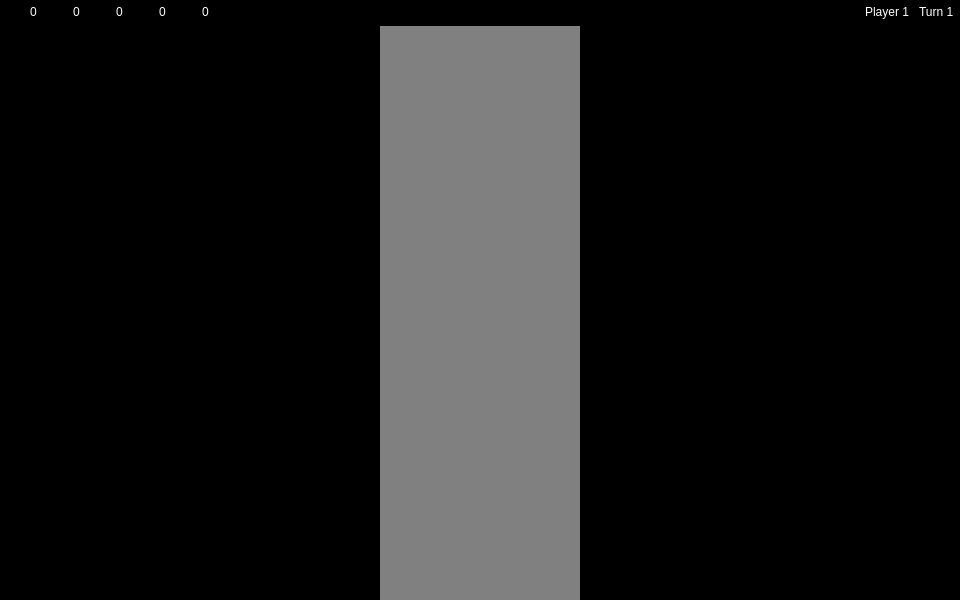
<?xml version="1.0" encoding="UTF-8"?>
<ui version="4.0">
 <class>MapWindow</class>
 <widget class="QMainWindow" name="MapWindow">
  <property name="geometry">
   <rect>
    <x>0</x>
    <y>0</y>
    <width>960</width>
    <height>600</height>
   </rect>
  </property>
  <property name="sizePolicy">
   <sizepolicy hsizetype="Preferred" vsizetype="Preferred">
    <horstretch>0</horstretch>
    <verstretch>0</verstretch>
   </sizepolicy>
  </property>
  <property name="windowTitle">
   <string>MainWindow</string>
  </property>
  <property name="styleSheet">
   <string notr="true">background-color: rgb(0, 0, 0);</string>
  </property>
  <widget class="QWidget" name="centralwidget">
   <property name="styleSheet">
    <string notr="true">padding: 0 0 0 0;
margin: 0 0 0 0;
background-color: 0x00;</string>
   </property>
   <layout class="QGridLayout" name="gridLayout">
    <property name="leftMargin">
     <number>0</number>
    </property>
    <property name="topMargin">
     <number>0</number>
    </property>
    <property name="rightMargin">
     <number>0</number>
    </property>
    <property name="bottomMargin">
     <number>0</number>
    </property>
    <property name="spacing">
     <number>0</number>
    </property>
    <item row="1" column="0">
     <layout class="QVBoxLayout" name="verticalLayout">
      <item>
       <layout class="QHBoxLayout" name="horizontalLayout_2">
        <property name="spacing">
         <number>0</number>
        </property>
        <item>
         <widget class="QTextBrowser" name="textBrowser">
          <property name="enabled">
           <bool>true</bool>
          </property>
          <property name="minimumSize">
           <size>
            <width>200</width>
            <height>0</height>
           </size>
          </property>
          <property name="maximumSize">
           <size>
            <width>200</width>
            <height>16777215</height>
           </size>
          </property>
          <property name="styleSheet">
           <string notr="true">background-color: rgb(128, 128, 128);
</string>
          </property>
          <property name="frameShape">
           <enum>QFrame::NoFrame</enum>
          </property>
          <property name="lineWidth">
           <number>0</number>
          </property>
          <property name="verticalScrollBarPolicy">
           <enum>Qt::ScrollBarAlwaysOff</enum>
          </property>
          <property name="horizontalScrollBarPolicy">
           <enum>Qt::ScrollBarAlwaysOff</enum>
          </property>
         </widget>
        </item>
       </layout>
      </item>
     </layout>
    </item>
    <item row="0" column="0">
     <layout class="QHBoxLayout" name="horizontalLayout_3" stretch="0,0,0,0,0,0,0,0,0,0,0,0,0">
      <property name="spacing">
       <number>10</number>
      </property>
      <property name="sizeConstraint">
       <enum>QLayout::SetDefaultConstraint</enum>
      </property>
      <property name="leftMargin">
       <number>4</number>
      </property>
      <property name="topMargin">
       <number>2</number>
      </property>
      <property name="rightMargin">
       <number>6</number>
      </property>
      <property name="bottomMargin">
       <number>4</number>
      </property>
      <item>
       <widget class="QLabel" name="gold_icon">
        <property name="minimumSize">
         <size>
          <width>16</width>
          <height>16</height>
         </size>
        </property>
        <property name="maximumSize">
         <size>
          <width>16</width>
          <height>16</height>
         </size>
        </property>
        <property name="text">
         <string/>
        </property>
        <property name="textFormat">
         <enum>Qt::AutoText</enum>
        </property>
        <property name="pixmap">
         <pixmap resource="resources.qrc">:/images/gold.png</pixmap>
        </property>
       </widget>
      </item>
      <item>
       <widget class="QLabel" name="gold_label">
        <property name="sizePolicy">
         <sizepolicy hsizetype="Preferred" vsizetype="Preferred">
          <horstretch>0</horstretch>
          <verstretch>0</verstretch>
         </sizepolicy>
        </property>
        <property name="minimumSize">
         <size>
          <width>0</width>
          <height>16</height>
         </size>
        </property>
        <property name="maximumSize">
         <size>
          <width>200</width>
          <height>16</height>
         </size>
        </property>
        <property name="styleSheet">
         <string notr="true">color: rgb(255, 255, 255);</string>
        </property>
        <property name="text">
         <string>0</string>
        </property>
       </widget>
      </item>
      <item>
       <widget class="QLabel" name="food_icon">
        <property name="minimumSize">
         <size>
          <width>16</width>
          <height>16</height>
         </size>
        </property>
        <property name="maximumSize">
         <size>
          <width>16</width>
          <height>16</height>
         </size>
        </property>
        <property name="text">
         <string/>
        </property>
        <property name="pixmap">
         <pixmap resource="resources.qrc">:/images/food.png</pixmap>
        </property>
       </widget>
      </item>
      <item>
       <widget class="QLabel" name="food_label">
        <property name="minimumSize">
         <size>
          <width>0</width>
          <height>16</height>
         </size>
        </property>
        <property name="maximumSize">
         <size>
          <width>200</width>
          <height>16</height>
         </size>
        </property>
        <property name="styleSheet">
         <string notr="true">color: rgb(255, 255, 255);</string>
        </property>
        <property name="text">
         <string>0</string>
        </property>
       </widget>
      </item>
      <item>
       <widget class="QLabel" name="wood_icon">
        <property name="minimumSize">
         <size>
          <width>16</width>
          <height>16</height>
         </size>
        </property>
        <property name="maximumSize">
         <size>
          <width>16</width>
          <height>16</height>
         </size>
        </property>
        <property name="text">
         <string/>
        </property>
        <property name="pixmap">
         <pixmap resource="resources.qrc">:/images/wood.png</pixmap>
        </property>
       </widget>
      </item>
      <item>
       <widget class="QLabel" name="wood_label">
        <property name="minimumSize">
         <size>
          <width>0</width>
          <height>16</height>
         </size>
        </property>
        <property name="maximumSize">
         <size>
          <width>200</width>
          <height>16</height>
         </size>
        </property>
        <property name="styleSheet">
         <string notr="true">color: rgb(255, 255, 255);</string>
        </property>
        <property name="text">
         <string>0</string>
        </property>
       </widget>
      </item>
      <item>
       <widget class="QLabel" name="stone_icon">
        <property name="minimumSize">
         <size>
          <width>16</width>
          <height>16</height>
         </size>
        </property>
        <property name="maximumSize">
         <size>
          <width>16</width>
          <height>16</height>
         </size>
        </property>
        <property name="text">
         <string/>
        </property>
        <property name="pixmap">
         <pixmap resource="resources.qrc">:/images/stone.png</pixmap>
        </property>
       </widget>
      </item>
      <item>
       <widget class="QLabel" name="stone_label">
        <property name="minimumSize">
         <size>
          <width>0</width>
          <height>16</height>
         </size>
        </property>
        <property name="maximumSize">
         <size>
          <width>200</width>
          <height>16</height>
         </size>
        </property>
        <property name="styleSheet">
         <string notr="true">color: rgb(255, 255, 255);</string>
        </property>
        <property name="text">
         <string>0</string>
        </property>
       </widget>
      </item>
      <item>
       <widget class="QLabel" name="ore_icon">
        <property name="minimumSize">
         <size>
          <width>16</width>
          <height>16</height>
         </size>
        </property>
        <property name="maximumSize">
         <size>
          <width>16</width>
          <height>16</height>
         </size>
        </property>
        <property name="text">
         <string/>
        </property>
        <property name="pixmap">
         <pixmap resource="resources.qrc">:/images/ore.png</pixmap>
        </property>
       </widget>
      </item>
      <item>
       <widget class="QLabel" name="ore_label">
        <property name="minimumSize">
         <size>
          <width>0</width>
          <height>16</height>
         </size>
        </property>
        <property name="maximumSize">
         <size>
          <width>200</width>
          <height>16</height>
         </size>
        </property>
        <property name="styleSheet">
         <string notr="true">color: rgb(255, 255, 255);</string>
        </property>
        <property name="text">
         <string>0</string>
        </property>
       </widget>
      </item>
      <item>
       <spacer name="horizontalSpacer">
        <property name="orientation">
         <enum>Qt::Horizontal</enum>
        </property>
        <property name="sizeHint" stdset="0">
         <size>
          <width>40</width>
          <height>20</height>
         </size>
        </property>
       </spacer>
      </item>
      <item>
       <widget class="QLabel" name="player_label">
        <property name="styleSheet">
         <string notr="true">color: rgb(255, 255, 255);</string>
        </property>
        <property name="text">
         <string>Player 1</string>
        </property>
       </widget>
      </item>
      <item>
       <widget class="QLabel" name="turn_label">
        <property name="styleSheet">
         <string notr="true">color: rgb(255, 255, 255);</string>
        </property>
        <property name="text">
         <string>Turn 1</string>
        </property>
       </widget>
      </item>
     </layout>
    </item>
   </layout>
  </widget>
 </widget>
 <resources>
  <include location="resources.qrc"/>
 </resources>
 <connections/>
</ui>
